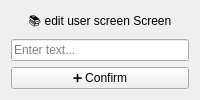
<?xml version="1.0" encoding="UTF-8"?>
<ui version="4.0">
 <class>edit_user_screen</class>
 <widget class="QWidget" name="edit_user_screen">
  <layout class="QVBoxLayout" name="verticalLayout">
   <item>
    <widget class="QLabel" name="label_heading">
     <property name="text">
      <string>📚 edit user screen Screen</string>
     </property>
     <property name="alignment">
      <set>Qt::AlignCenter</set>
     </property>
    </widget>
   </item>
   <item>
    <widget class="QLineEdit" name="titleInput">
     <property name="placeholderText">
      <string>Enter text...</string>
     </property>
    </widget>
   </item>
   <item>
    <widget class="QPushButton" name="saveButton">
     <property name="text">
      <string>➕ Confirm</string>
     </property>
    </widget>
   </item>
  </layout>
 </widget>
 <resources/>
 <connections/>
</ui>
